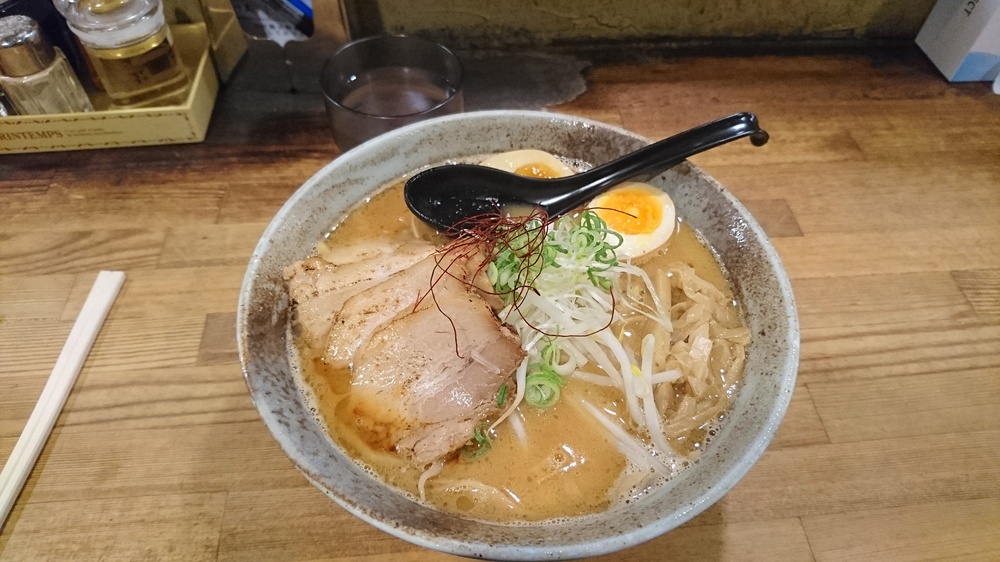
#> input picture main.jpg, 1000 x 562 px, shrunk from 3840 x 2160 before the run
$ python gray.py
#> lines starting #> are read from the running program, lines starting #| are printed output that depends on the picture
import cv2
img = cv2.imread("main.jpg")
#> img is the input picture: shape (562, 1000, 3); mean B, G, R 91.9, 123.2, 148.6
# グレイスケールに変換
gry = cv2.cvtColor(img, cv2.COLOR_BGR2GRAY)
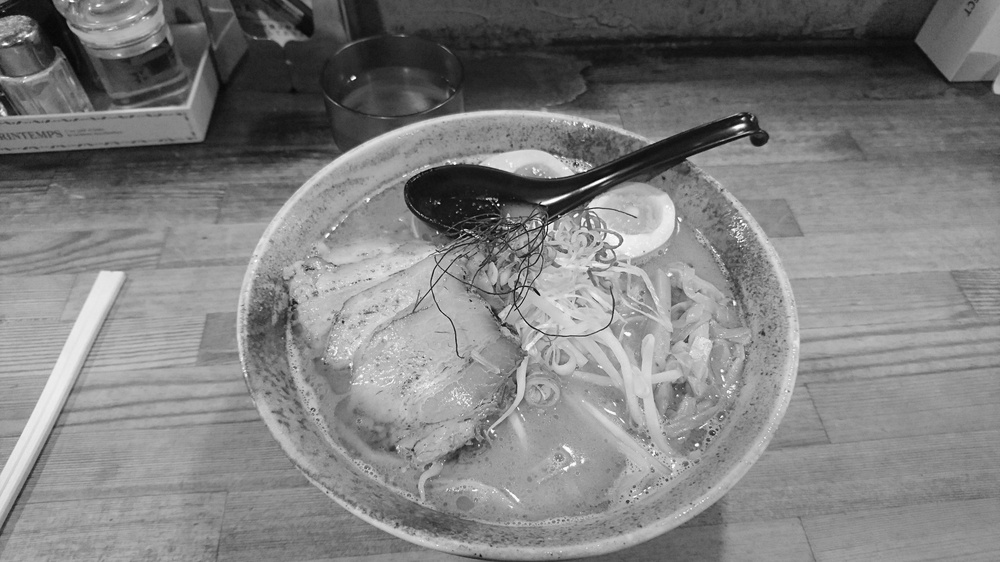
#> gry: shape (562, 1000); min 4, max 255, mean 127.2
ycrcb = cv2.cvtColor(img, cv2.COLOR_BGR2YCrCb)
#> ycrcb: shape (562, 1000, 3); mean of channels 0, 1, 2 127.2, 143.3, 108.1
hsv = cv2.cvtColor(img, cv2.COLOR_BGR2HSV)
#> hsv: shape (562, 1000, 3); mean H, S, V 22.1, 99.6, 149.2
xyz = cv2.cvtColor(img, cv2.COLOR_BGR2XYZ)
#> xyz: shape (562, 1000, 3); mean of channels 0, 1, 2 121.9, 126.3, 104.8
# ファイルに保存
cv2.imwrite("./main-gray.jpg", gry)
cv2.imwrite("./main-ycrcb.jpg", ycrcb)
cv2.imwrite("./main-hsv.jpg", hsv)
cv2.imwrite("./main-xyz.jpg", xyz)
